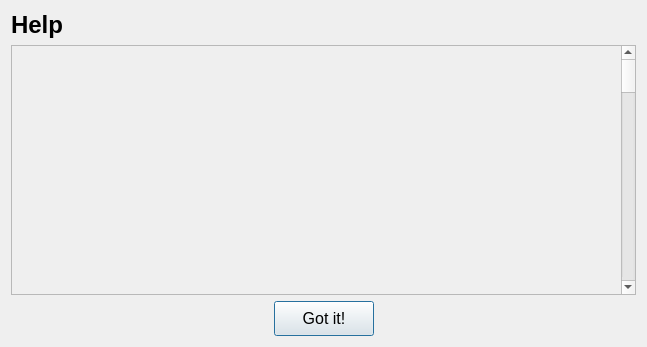
<?xml version="1.0" encoding="UTF-8"?>
<ui version="4.0">
 <class>helpBox</class>
 <widget class="QDialog" name="helpBox">
  <property name="geometry">
   <rect>
    <x>0</x>
    <y>0</y>
    <width>643</width>
    <height>344</height>
   </rect>
  </property>
  <property name="sizePolicy">
   <sizepolicy hsizetype="Preferred" vsizetype="Preferred">
    <horstretch>0</horstretch>
    <verstretch>0</verstretch>
   </sizepolicy>
  </property>
  <property name="windowTitle">
   <string>Dialog</string>
  </property>
  <layout class="QGridLayout" name="gridLayout">
   <item row="5" column="1">
    <widget class="QPushButton" name="pushButton">
     <property name="sizePolicy">
      <sizepolicy hsizetype="Minimum" vsizetype="Minimum">
       <horstretch>0</horstretch>
       <verstretch>0</verstretch>
      </sizepolicy>
     </property>
     <property name="minimumSize">
      <size>
       <width>100</width>
       <height>35</height>
      </size>
     </property>
     <property name="font">
      <font>
       <pointsize>12</pointsize>
       <weight>50</weight>
       <bold>false</bold>
      </font>
     </property>
     <property name="text">
      <string>Got it!</string>
     </property>
    </widget>
   </item>
   <item row="5" column="0">
    <spacer name="horizontalSpacer">
     <property name="orientation">
      <enum>Qt::Horizontal</enum>
     </property>
     <property name="sizeType">
      <enum>QSizePolicy::Expanding</enum>
     </property>
     <property name="sizeHint" stdset="0">
      <size>
       <width>254</width>
       <height>20</height>
      </size>
     </property>
    </spacer>
   </item>
   <item row="1" column="0" colspan="3">
    <widget class="QLabel" name="label">
     <property name="font">
      <font>
       <family>MS Shell Dlg 2</family>
       <pointsize>18</pointsize>
       <weight>75</weight>
       <bold>true</bold>
      </font>
     </property>
     <property name="text">
      <string>Help</string>
     </property>
    </widget>
   </item>
   <item row="5" column="2">
    <spacer name="horizontalSpacer_2">
     <property name="orientation">
      <enum>Qt::Horizontal</enum>
     </property>
     <property name="sizeType">
      <enum>QSizePolicy::MinimumExpanding</enum>
     </property>
     <property name="sizeHint" stdset="0">
      <size>
       <width>100</width>
       <height>20</height>
      </size>
     </property>
    </spacer>
   </item>
   <item row="2" column="0" colspan="3">
    <widget class="QScrollArea" name="scrollArea">
     <property name="sizePolicy">
      <sizepolicy hsizetype="Preferred" vsizetype="MinimumExpanding">
       <horstretch>0</horstretch>
       <verstretch>0</verstretch>
      </sizepolicy>
     </property>
     <property name="minimumSize">
      <size>
       <width>625</width>
       <height>250</height>
      </size>
     </property>
     <property name="widgetResizable">
      <bool>true</bool>
     </property>
     <widget class="QWidget" name="scrollAreaWidgetContents">
      <property name="geometry">
       <rect>
        <x>0</x>
        <y>0</y>
        <width>609</width>
        <height>1675</height>
       </rect>
      </property>
      <property name="sizePolicy">
       <sizepolicy hsizetype="MinimumExpanding" vsizetype="MinimumExpanding">
        <horstretch>0</horstretch>
        <verstretch>0</verstretch>
       </sizepolicy>
      </property>
      <property name="minimumSize">
       <size>
        <width>0</width>
        <height>1675</height>
       </size>
      </property>
      <widget class="QLabel" name="bodyText">
       <property name="geometry">
        <rect>
         <x>10</x>
         <y>10</y>
         <width>611</width>
         <height>1800</height>
        </rect>
       </property>
       <property name="sizePolicy">
        <sizepolicy hsizetype="Expanding" vsizetype="Preferred">
         <horstretch>0</horstretch>
         <verstretch>0</verstretch>
        </sizepolicy>
       </property>
       <property name="minimumSize">
        <size>
         <width>0</width>
         <height>1675</height>
        </size>
       </property>
       <property name="maximumSize">
        <size>
         <width>16777215</width>
         <height>16777215</height>
        </size>
       </property>
       <property name="text">
        <string/>
       </property>
       <property name="alignment">
        <set>Qt::AlignLeading|Qt::AlignLeft|Qt::AlignTop</set>
       </property>
       <property name="wordWrap">
        <bool>false</bool>
       </property>
       <property name="textInteractionFlags">
        <set>Qt::LinksAccessibleByMouse|Qt::TextSelectableByMouse</set>
       </property>
      </widget>
     </widget>
    </widget>
   </item>
  </layout>
 </widget>
 <resources/>
 <connections/>
</ui>
